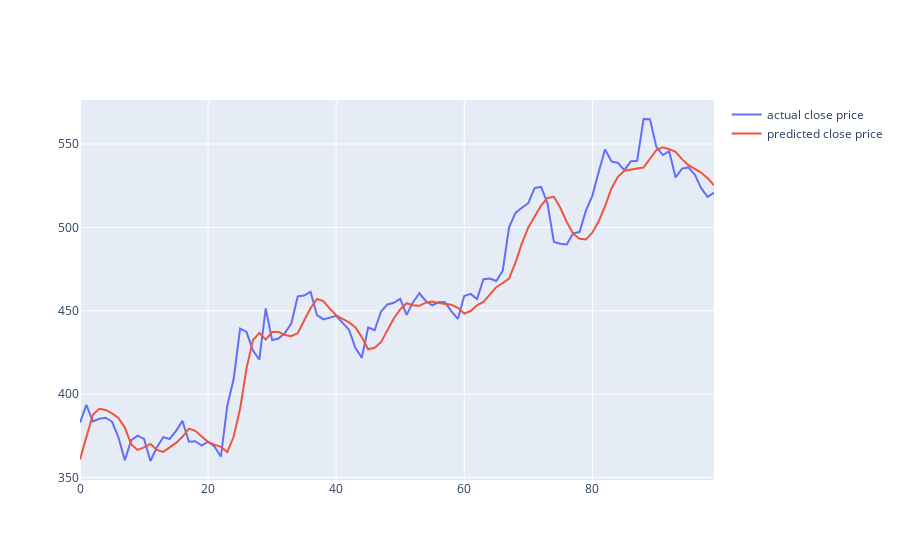

The code cell stored with this chart in its notebook:
### Code cell
fig = go.Figure()
fig.add_trace(go.Scatter(x=df.index[:100], y=y_test[:100,0], mode='lines', name='actual close price'))
fig.add_trace(go.Scatter(x=df.index[:100], y= y_test_pred[:100,0], mode='lines', name='predicted close price'))
